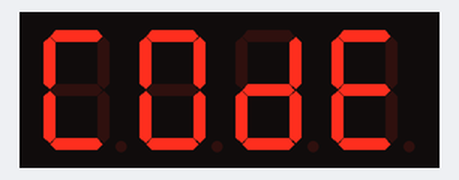
A sketch run on a simulated Arduino Uno, built with avr-gcc and run on an emulated ATmega328P. Shown: 4-digit seven-segment display.

Above: at 0.1 s.
At 1.9 s:
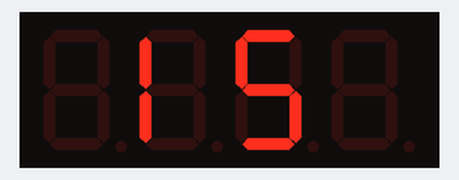
At 3.7 s:
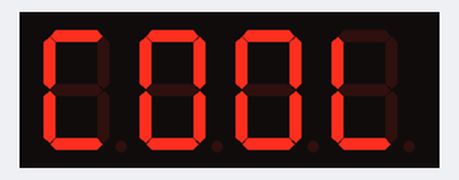

Measured:
- by itself, everything shown: repeats every 5.5 s, in 3 steps
- what the display in image 1 shows lasts 1.8 s, from 1.8 s to 3.6 s

The sketch:

bubble_control_2.ino.ino
```cpp
// (licence header left out)
#include <SevSeg.h>

//Create an instance of the object.
SevSeg myDisplay;

//Create global variables
unsigned long timer;
int deciSecond = 0;

void setup()
{

  int displayType = COMMON_CATHODE; //Your display is either common cathode or common anode


  //This pinout is for a bubble dispaly
   //Declare what pins are connected to the GND pins (cathodes)
   int digit1 = 8; //Pin 1
   int digit2 = 5; //Pin 10
   int digit3 = 11; //Pin 4
   int digit4 = 13; //Pin 6

   //Declare what pins are connected to the segments (anodes)
   int segA = 7; //Pin 12
   int segB = 6; //Pin 11
   int segC = 10; //Pin 3
   int segD = 3; //Pin 8
   int segE = 9; //Pin 2
   int segF = 4; //Pin 9
   int segG = 2; //Pin 7
   int segDP= 12; //Pin 5

  int numberOfDigits = 4; //Do you have a 1, 2 or 4 digit display?

  myDisplay.Begin(displayType, numberOfDigits, digit1, digit2, digit3, digit4, segA, segB, segC, segD, segE, segF, segG, segDP);

  myDisplay.SetBrightness(100); //Set the display to 100% brightness level

  timer = millis();
}

void loop()
{
  char tempString[5] = {'C','O','D','E'}; //Used for sprintf

  for(int i =0;i<100;i++)
  {

  myDisplay.DisplayString(tempString, 0); //(numberToDisplay, decimal point location)

  delay(10);
  }

   for(int i =0;i<100;i++)
  {
      tempString[0] = 58;
      tempString[1] = 'I';
      tempString[2] = 'S';
      tempString[3] = 58;

      myDisplay.DisplayString(tempString, 0);

      delay(10);
  }
   for(int i =0;i<100;i++)
  {
      tempString[0] = 'C';
      tempString[1] = 'O';
      tempString[2] = 'O';
      tempString[3] = 'L';

      myDisplay.DisplayString(tempString, 0);

      delay(10);
  }

}
```
